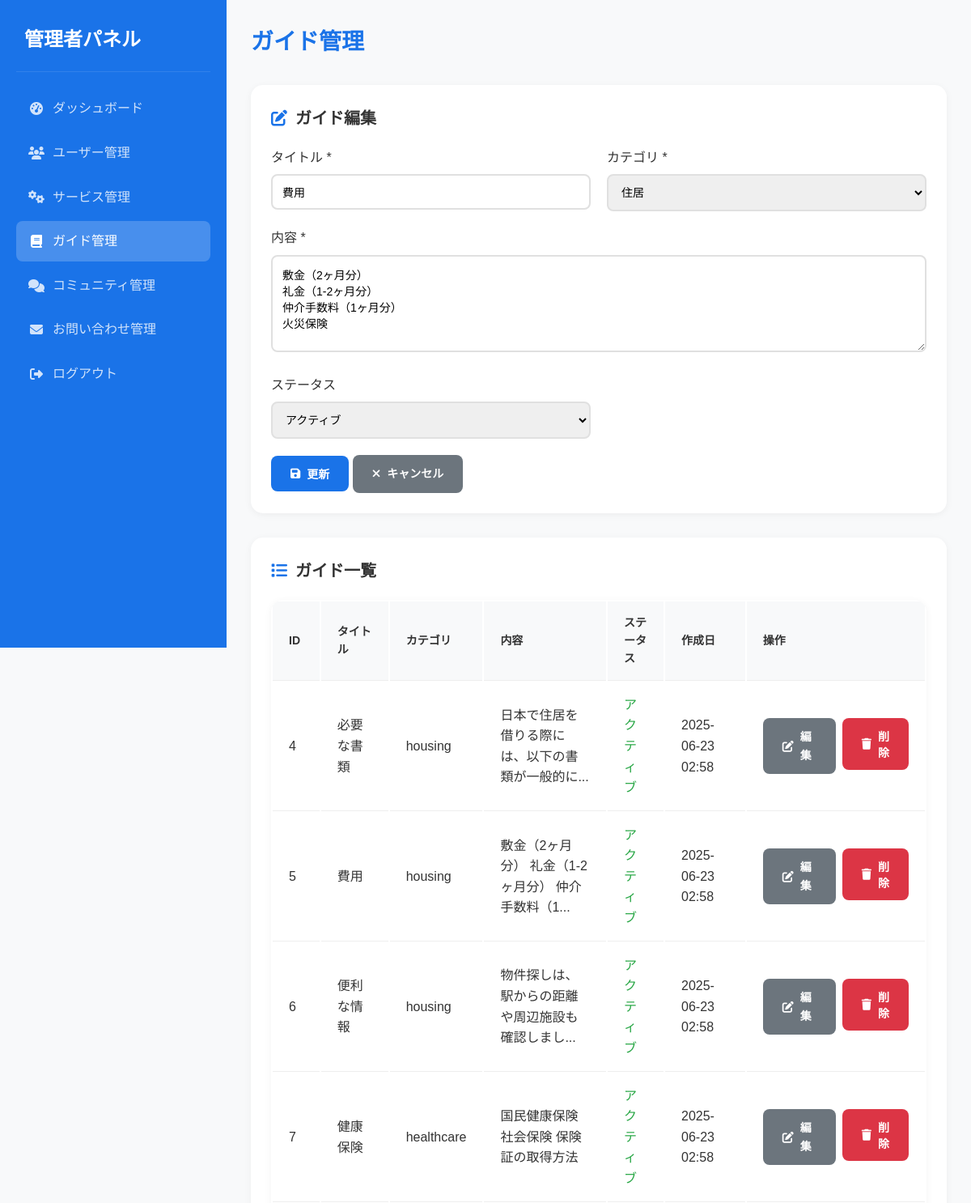
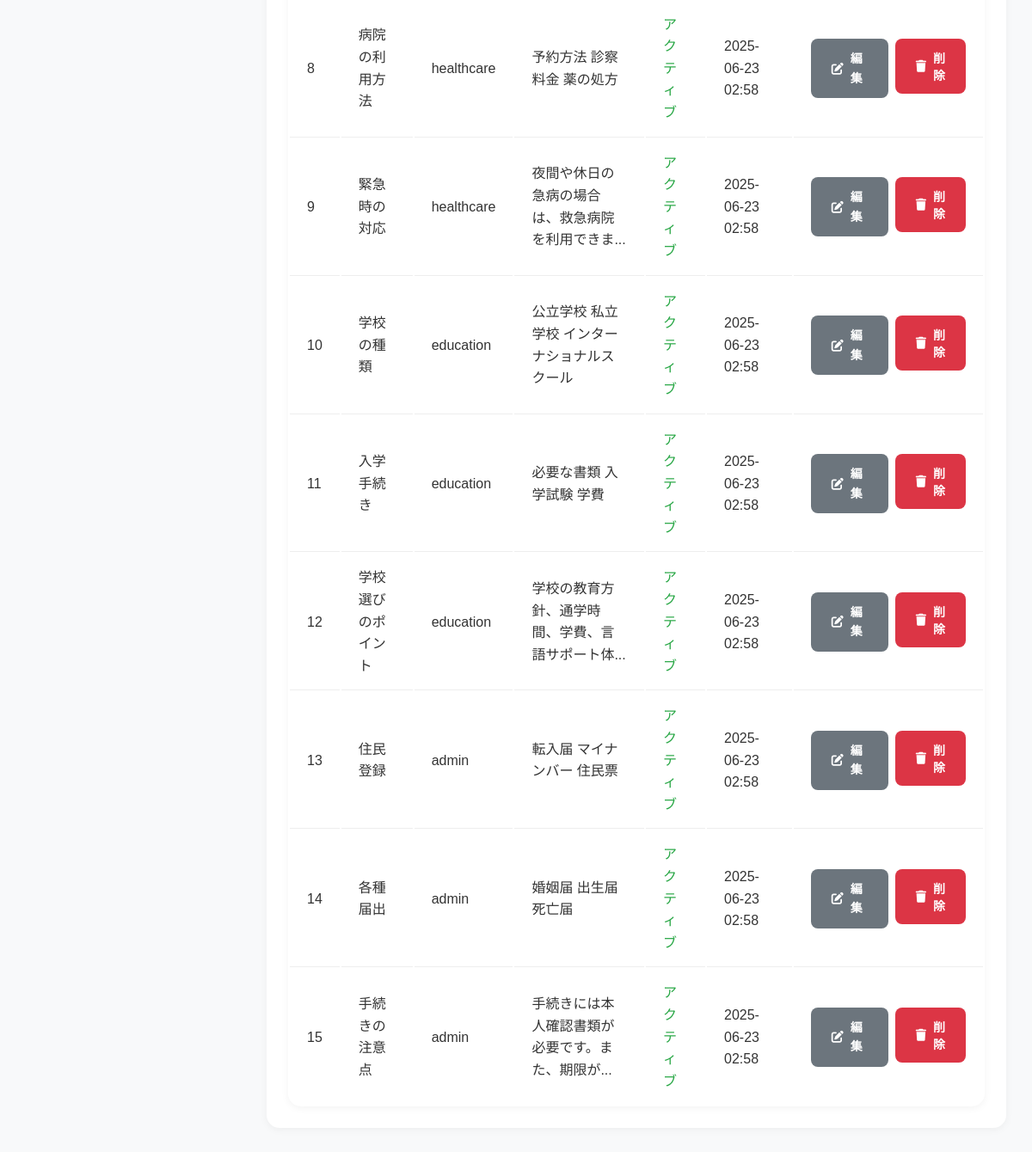
The app's page /admin/manage_guide.php?edit=5 (signed in) with its own data (2 pictures, top to bottom).
### tables this page shows
CREATE TABLE `guide` (
  `id` int(11) NOT NULL,
  `title` varchar(100) NOT NULL,
  `content` text DEFAULT NULL,
  `category` varchar(50) DEFAULT NULL,
  `status` enum('active','inactive') DEFAULT 'active',
  `created_at` timestamp NOT NULL DEFAULT current_timestamp(),
  `updated_at` timestamp NOT NULL DEFAULT current_timestamp() ON UPDATE current_timestamp()
);

### models/Guide.php (called while the page is built, shortened)
<?php
class Guide {
    private $conn;
    private $table_name = "guide";
    public $id;
    public function __construct($db) {
        $this->conn = $db;
    }
    public function readAll($onlyActive = false) {
        $query = "SELECT * FROM " . $this->table_name;
        $query .= " ORDER BY created_at DESC";
        $stmt = $this->conn->prepare($query);
        $stmt->execute();
        return $stmt;
    }
    public function readOne() {
        $query = "SELECT * FROM " . $this->table_name . " WHERE id = ? LIMIT 0,1";
        $stmt = $this->conn->prepare($query);
        $stmt->bindParam(1, $this->id);
        $stmt->execute();
        $row = $stmt->fetch(PDO::FETCH_ASSOC);
        if($row) {
            $this->title = $row['title'];
            $this->content = $row['content'];
            $this->category = $row['category'];
            $this->status = $row['status'];
            return true;
        }
        return false;
    }
}
?>

### admin/manage_guide.php (the view, shortened to what this page needs)
<?php
require_once '../models/Guide.php';
$db = new Database();
$conn = $db->getConnection();
$guideModel = new Guide($conn);
global $guides;
try {
    $stmt = $guideModel->readAll();
    $guides = $stmt->fetchAll();
} catch(PDOException $e) {
    $error = 'データ取得エラーが発生しました: ' . $e->getMessage();
    $guides = [];
}
$editGuide = null;
if (isset($_GET['edit']) && is_numeric($_GET['edit'])) {
    $guideModel->id = $_GET['edit'];
    $guideModel->readOne();
    $editGuide = [
        'id' => $guideModel->id,
        'title' => $guideModel->title,
        'category' => $guideModel->category,
        'content' => $guideModel->content,
        'status' => $guideModel->status
    ];
}
?>
<!DOCTYPE html>
<html lang="ja">
<head>
    <link rel="stylesheet" href="../css/style.css">
    <link rel="stylesheet" href="https://cdnjs.cloudflare.com/ajax/libs/font-awesome/6.5.1/css/all.min.css">
</head>
<body>
    <div class="admin-container">
        <div class="sidebar">
            <div class="sidebar-header">
                <h2>管理者パネル</h2>
            </div>
            <ul class="sidebar-menu">
                <li><a href="dashboard.php" class="<?php echo basename($_SERVER['PHP_SELF'])=='dashboard.php'?'active':''; ?>"><i class="fas fa-tachometer-alt"></i> ダッシュボード</a></li>
                <li><a href="manage_users.php" class="<?php echo basename($_SERVER['PHP_SELF'])=='manage_users.php'?'active':''; ?>"><i class="fas fa-users"></i> ユーザー管理</a></li>
                <li><a href="manage_services.php" class="<?php echo basename($_SERVER['PHP_SELF'])=='manage_services.php'?'active':''; ?>"><i class="fas fa-cogs"></i> サービス管理</a></li>
                <li><a href="manage_guide.php" class="<?php echo basename($_SERVER['PHP_SELF'])=='manage_guide.php'?'active':''; ?>"><i class="fas fa-book"></i> ガイド管理</a></li>
                <li><a href="manage_community.php" class="<?php echo basename($_SERVER['PHP_SELF'])=='manage_community.php'?'active':''; ?>"><i class="fas fa-comments"></i> コミュニティ管理</a></li>
                <li><a href="manage_contact.php" class="<?php echo basename($_SERVER['PHP_SELF'])=='manage_contact.php'?'active':''; ?>"><i class="fas fa-envelope"></i> お問い合わせ管理</a></li>
                <li><a href="logout.php"><i class="fas fa-sign-out-alt"></i> ログアウト</a></li>
            </ul>
        </div>
        <div class="main-content">
            <div class="content-header">
                <h1>ガイド管理</h1>
            </div>
            <div class="form-section" id="form-section">
                <h2><i class="fas fa-edit"></i><?php echo $editGuide ? 'ガイド編集' : '新しいガイド追加'; ?></h2>
                <form method="POST" action="">
                    <div class="form-row">
                        <div class="form-group">
                            <label for="title">タイトル *</label>
                            <input type="text" id="title" name="title" value="<?php echo $editGuide ? htmlspecialchars($editGuide['title']) : ''; ?>" required>
                        </div>
                        <div class="form-group">
                            <label for="category">カテゴリ *</label>
                            <select id="category" name="category" required>
                                <option value="housing" <?php echo ($editGuide && $editGuide['category'] === 'housing') ? 'selected' : ''; ?>>住居</option>
                            </select>
                        </div>
                    </div>
                    <div class="form-group">
                        <label for="content">内容 *</label>
                        <textarea id="content" name="content" required><?php echo $editGuide ? htmlspecialchars($editGuide['content']) : ''; ?></textarea>
                    </div>
                    <div class="form-row">
                        <div class="form-group">
                            <label for="status">ステータス</label>
                            <select id="status" name="status">
                                <option value="active" <?php echo ($editGuide && $editGuide['status'] === 'active') ? 'selected' : ''; ?>>アクティブ</option>
                            </select>
                        </div>
                    </div>
                    <button type="submit" class="btn btn-primary">
                        <i class="fas fa-save"></i><?php echo $editGuide ? '更新' : '追加'; ?>
                    </button>
                    <?php if ($editGuide): ?>
                        <a href="manage_guide.php" class="btn btn-secondary">
                            <i class="fas fa-times"></i>キャンセル
                        </a>
                    <?php endif; ?>
                </form>
            </div>
            <div class="form-section">
                <h2><i class="fas fa-list"></i>ガイド一覧</h2>
                <table class="guides-table">
                    <thead>
                        <tr>
                            <th>ID</th>
                            <th>タイトル</th>
                            <th>カテゴリ</th>
                            <th>内容</th>
                            <th>ステータス</th>
                            <th>作成日</th>
                            <th>操作</th>
                        </tr>
                    </thead>
                    <tbody>
                        <?php if (empty($guides)): ?>
                            <tr>
                                <td colspan="7" style="text-align: center; padding: 40px; color: #666;">まだガイドがありません。</td>
                            </tr>
                        <?php else: ?>
                            <?php foreach ($guides as $guide): ?>
                                <tr>
                                    <td><?php echo $guide['id']; ?></td>
                                    <td><?php echo htmlspecialchars($guide['title']); ?></td>
                                    <td><?php echo htmlspecialchars($guide['category']); ?></td>
                                    <td><?php echo htmlspecialchars(mb_strimwidth($guide['content'], 0, 50, '...')); ?></td>
                                    <td class="<?php echo $guide['status'] === 'active' ? 'status-active' : 'status-inactive'; ?>">
                                        <?php echo $guide['status'] === 'active' ? 'アクティブ' : '非アクティブ'; ?>
                                    </td>
                                    <td><?php echo date('Y-m-d H:i', strtotime($guide['created_at'])); ?></td>
                                    <td>
                                        <div class="action-buttons">
                                            <a href="?edit=<?php echo $guide['id']; ?>" class="btn btn-secondary"><i class="fas fa-edit"></i>編集</a>
                                            <form method="POST" action="" style="display: inline;" onsubmit="return confirm('本当に削除しますか？');">
                                                <button type="submit" class="btn btn-danger"><i class="fas fa-trash"></i>削除</button>
                                            </form>
                                        </div>
                                    </td>
                                </tr>
                            <?php endforeach; ?>
                        <?php endif; ?>
                    </tbody>
                </table>
            </div>
        </div>
    </div>
</body>
</html>

### css/style.css (style rules this page uses)
:root { --primary-color: #4A90E2; --secondary-color: #2C3E50; --accent-color: #E74C3C; --text-color: #333; --light-gray: #f5f5f5; --white: #ffffff; }
* { margin: 0; padding: 0; box-sizing: border-box; }
body { font-family: 'Noto Sans JP', sans-serif; line-height: 1.6; color: var(--text-color); }
.form-group { margin-bottom: 20px; }
.form-group label { display: block; margin-bottom: 8px; font-weight: bold; color: #333; }
.form-group input, .form-group textarea, .form-group select { width: 100%; padding: 12px; border: 1px solid #ddd; border-radius: 5px; font-size: 16px; transition: border-color 0.3s; }
.form-group textarea { height: 150px; resize: vertical; }

### admin/manage_guide.php (style rules this page uses)
.admin-container { display: flex; min-height: 100vh; background: #f8f9fa; }
.sidebar { width: 280px; background: #1a73e8; color: white; padding: 30px 20px; position: fixed; height: 100vh; overflow-y: auto; }
.sidebar-header { padding: 0 10px 20px; border-bottom: 1px solid rgba(255,255,255,0.1); margin-bottom: 20px; }
.sidebar-header h2 { font-size: 24px; font-weight: 700; margin: 0; color: white; }
.sidebar-menu { list-style: none; padding: 0; margin: 0; }
.sidebar-menu li { margin-bottom: 5px; }
.sidebar-menu a { color: rgba(255,255,255,0.8); text-decoration: none; display: flex; align-items: center; padding: 12px 15px; border-radius: 8px; transition: all 0.3s ease; }
.sidebar-menu a.active { background: rgba(255,255,255,0.2); color: white; }
.sidebar-menu a i { margin-right: 10px; width: 20px; text-align: center; }
.main-content { flex: 1; margin-left: 280px; padding: 30px; }
.content-header { margin-bottom: 30px; display: flex; justify-content: space-between; align-items: center; }
.content-header h1 { font-size: 28px; font-weight: 700; color: #1a73e8; margin: 0; }
.form-section { background: white; padding: 25px; border-radius: 15px; box-shadow: 0 2px 10px rgba(0,0,0,0.05); margin-bottom: 30px; }
.form-section h2 { margin-top: 0; color: #333; font-size: 20px; margin-bottom: 20px; display: flex; align-items: center; gap: 10px; }
.form-section h2 i { color: #1a73e8; }
.form-group { margin-bottom: 20px; }
.form-group label { display: block; margin-bottom: 8px; font-weight: 500; color: #333; }
.form-group input, .form-group textarea, .form-group select { width: 100%; padding: 12px; border: 2px solid #e0e0e0; border-radius: 8px; font-size: 14px; font-family: inherit; transition: all 0.3s ease; }
.form-group textarea { height: 120px; resize: vertical; }
.form-row { display: grid; grid-template-columns: 1fr 1fr; gap: 20px; }
.btn { padding: 12px 24px; border: none; border-radius: 8px; cursor: pointer; font-size: 14px; font-weight: 600; transition: all 0.3s ease; text-decoration: none; display: inline-flex; align-items: center; gap: 8px; }
.btn-primary { background: #1a73e8; color: white; }
.btn-secondary { background: #6c757d; color: white; }
.btn-danger { background: #dc3545; color: white; }
.guides-table { width: 100%; background: white; border-radius: 15px; box-shadow: 0 2px 10px rgba(0,0,0,0.05); overflow: hidden; }
.guides-table th, .guides-table td { padding: 15px 20px; text-align: left; border-bottom: 1px solid #eee; }
.guides-table th { background: #f8f9fa; font-weight: 600; color: #333; font-size: 14px; }
.guides-table tr:last-child td { border-bottom: none; }
.action-buttons { display: flex; gap: 8px; }
.status-active { color: #28a745; font-weight: 500; }

### records on screen
guide: title "費用", category "住居", content "敷金（2ヶ月分） 礼金（1-2ヶ月分） 仲介手数料（1ヶ月分） 火災保険", status "アクティブ", id "5", category "housing", content "敷金（2ヶ月分） 礼金（1-2ヶ月分） 仲介手数料（1...", created_at "2025-06-23 02:58"
guide: id "4", title "必要な書類", category "housing", content "日本で住居を借りる際には、以下の書類が一般的に...", status "アクティブ", created_at "2025-06-23 02:58"
guide: id "6", title "便利な情報", category "housing", content "物件探しは、駅からの距離や周辺施設も確認しまし...", status "アクティブ", created_at "2025-06-23 02:58"
guide: id "7", title "健康保険", category "healthcare", content "国民健康保険 社会保険 保険証の取得方法", status "アクティブ", created_at "2025-06-23 02:58"
guide: id "8", title "病院の利用方法", category "healthcare", content "予約方法 診察料金 薬の処方", status "アクティブ", created_at "2025-06-23 02:58"
guide: id "9", title "緊急時の対応", category "healthcare", content "夜間や休日の急病の場合は、救急病院を利用できま...", status "アクティブ", created_at "2025-06-23 02:58"
guide: id "10", title "学校の種類", category "education", content "公立学校 私立学校 インターナショナルスクール", status "アクティブ", created_at "2025-06-23 02:58"
guide: id "11", title "入学手続き", category "education", content "必要な書類 入学試験 学費", status "アクティブ", created_at "2025-06-23 02:58"
guide: id "12", title "学校選びのポイント", category "education", content "学校の教育方針、通学時間、学費、言語サポート体...", status "アクティブ", created_at "2025-06-23 02:58"
guide: id "13", title "住民登録", category "admin", content "転入届 マイナンバー 住民票", status "アクティブ", created_at "2025-06-23 02:58"
guide: id "14", title "各種届出", category "admin", content "婚姻届 出生届 死亡届", status "アクティブ", created_at "2025-06-23 02:58"
guide: id "15", title "手続きの注意点", category "admin", content "手続きには本人確認書類が必要です。また、期限が...", status "アクティブ", created_at "2025-06-23 02:58"
